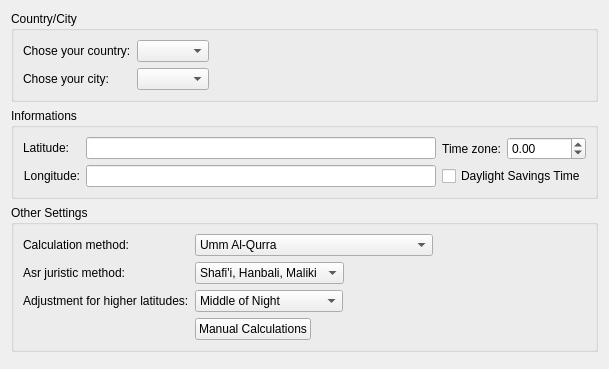
<?xml version="1.0" encoding="UTF-8"?>
<ui version="4.0">
 <class>LocationForm</class>
 <widget class="QWidget" name="LocationForm">
  <property name="geometry">
   <rect>
    <x>0</x>
    <y>0</y>
    <width>609</width>
    <height>369</height>
   </rect>
  </property>
  <property name="windowTitle">
   <string>Location</string>
  </property>
  <layout class="QVBoxLayout" name="verticalLayout">
   <item>
    <widget class="QGroupBox" name="locationGroupBox">
     <property name="title">
      <string>Country/City</string>
     </property>
     <layout class="QFormLayout" name="formLayout">
      <property name="fieldGrowthPolicy">
       <enum>QFormLayout::ExpandingFieldsGrow</enum>
      </property>
      <item row="0" column="0">
       <widget class="QLabel" name="countriesLabel">
        <property name="text">
         <string>Chose your country:</string>
        </property>
        <property name="buddy">
         <cstring>countriesComboBox</cstring>
        </property>
       </widget>
      </item>
      <item row="0" column="1">
       <widget class="QComboBox" name="countriesComboBox"/>
      </item>
      <item row="2" column="0">
       <widget class="QLabel" name="citiesLabel">
        <property name="text">
         <string>Chose your city:</string>
        </property>
        <property name="alignment">
         <set>Qt::AlignRight|Qt::AlignTrailing|Qt::AlignVCenter</set>
        </property>
        <property name="buddy">
         <cstring>citiesComboBox</cstring>
        </property>
       </widget>
      </item>
      <item row="2" column="1">
       <widget class="QComboBox" name="citiesComboBox"/>
      </item>
     </layout>
    </widget>
   </item>
   <item>
    <widget class="QGroupBox" name="groupBox">
     <property name="title">
      <string>Informations</string>
     </property>
     <layout class="QHBoxLayout" name="horizontalLayout">
      <item>
       <layout class="QFormLayout" name="formLayout_2">
        <item row="0" column="0">
         <widget class="QLabel" name="latitudeLabel">
          <property name="text">
           <string>Latitude:</string>
          </property>
          <property name="alignment">
           <set>Qt::AlignRight|Qt::AlignTrailing|Qt::AlignVCenter</set>
          </property>
          <property name="buddy">
           <cstring>latitudeLineEdit</cstring>
          </property>
         </widget>
        </item>
        <item row="0" column="1">
         <widget class="QLineEdit" name="latitudeLineEdit">
          <property name="inputMask">
           <string/>
          </property>
          <property name="maxLength">
           <number>13</number>
          </property>
         </widget>
        </item>
        <item row="1" column="0">
         <widget class="QLabel" name="longitudeLabel">
          <property name="text">
           <string>Longitude:</string>
          </property>
          <property name="alignment">
           <set>Qt::AlignRight|Qt::AlignTrailing|Qt::AlignVCenter</set>
          </property>
          <property name="buddy">
           <cstring>longitudeLineEdit</cstring>
          </property>
         </widget>
        </item>
        <item row="1" column="1">
         <widget class="QLineEdit" name="longitudeLineEdit">
          <property name="maxLength">
           <number>13</number>
          </property>
         </widget>
        </item>
       </layout>
      </item>
      <item>
       <layout class="QFormLayout" name="formLayout_4">
        <item row="0" column="0">
         <widget class="QLabel" name="timeZoneLabel">
          <property name="text">
           <string>Time zone:</string>
          </property>
          <property name="alignment">
           <set>Qt::AlignRight|Qt::AlignTrailing|Qt::AlignVCenter</set>
          </property>
          <property name="buddy">
           <cstring>timeZoneSpinBox</cstring>
          </property>
         </widget>
        </item>
        <item row="1" column="0" colspan="2">
         <widget class="QCheckBox" name="dayLightCheckBox">
          <property name="text">
           <string>Daylight Savings Time</string>
          </property>
         </widget>
        </item>
        <item row="0" column="1">
         <widget class="QDoubleSpinBox" name="timeZoneSpinBox">
          <property name="decimals">
           <number>2</number>
          </property>
          <property name="minimum">
           <double>-12.000000000000000</double>
          </property>
          <property name="maximum">
           <double>14.000000000000000</double>
          </property>
          <property name="singleStep">
           <double>0.050000000000000</double>
          </property>
         </widget>
        </item>
       </layout>
      </item>
     </layout>
    </widget>
   </item>
   <item>
    <widget class="QGroupBox" name="otherSettingsGroupBox">
     <property name="title">
      <string>Other Settings</string>
     </property>
     <layout class="QFormLayout" name="formLayout_3">
      <property name="fieldGrowthPolicy">
       <enum>QFormLayout::ExpandingFieldsGrow</enum>
      </property>
      <item row="1" column="0">
       <widget class="QLabel" name="calenderLabel">
        <property name="text">
         <string>Calculation method:</string>
        </property>
        <property name="alignment">
         <set>Qt::AlignRight|Qt::AlignTrailing|Qt::AlignVCenter</set>
        </property>
        <property name="buddy">
         <cstring>calcMethodComboBox</cstring>
        </property>
       </widget>
      </item>
      <item row="1" column="1">
       <widget class="QComboBox" name="calcMethodComboBox">
        <item>
         <property name="text">
          <string>Umm Al-Qurra</string>
         </property>
        </item>
        <item>
         <property name="text">
          <string>Egyptian General Authority of Survey</string>
         </property>
        </item>
        <item>
         <property name="text">
          <string>University of Islamic Sciences, Karachi</string>
         </property>
        </item>
        <item>
         <property name="text">
          <string>Islamic Society of North America</string>
         </property>
        </item>
        <item>
         <property name="text">
          <string>Muslim World League</string>
         </property>
        </item>
       </widget>
      </item>
      <item row="3" column="0">
       <widget class="QLabel" name="mathabLabel">
        <property name="text">
         <string>Asr juristic method:</string>
        </property>
        <property name="alignment">
         <set>Qt::AlignRight|Qt::AlignTrailing|Qt::AlignVCenter</set>
        </property>
        <property name="buddy">
         <cstring>asrJuristicComboBox</cstring>
        </property>
       </widget>
      </item>
      <item row="3" column="1">
       <widget class="QComboBox" name="asrJuristicComboBox">
        <item>
         <property name="text">
          <string>Shafi'i, Hanbali, Maliki</string>
         </property>
        </item>
        <item>
         <property name="text">
          <string>Hanafi</string>
         </property>
        </item>
       </widget>
      </item>
      <item row="5" column="1">
       <widget class="QPushButton" name="manualCalcButton">
        <property name="text">
         <string>Manual Calculations</string>
        </property>
       </widget>
      </item>
      <item row="4" column="1">
       <widget class="QComboBox" name="highLatComboBox">
        <property name="currentIndex">
         <number>1</number>
        </property>
        <item>
         <property name="text">
          <string>None</string>
         </property>
        </item>
        <item>
         <property name="text">
          <string>Middle of Night</string>
         </property>
        </item>
        <item>
         <property name="text">
          <string>One-Seventh of Night</string>
         </property>
        </item>
        <item>
         <property name="text">
          <string>Angle-Based</string>
         </property>
        </item>
       </widget>
      </item>
      <item row="4" column="0">
       <widget class="QLabel" name="highLatLabel">
        <property name="text">
         <string>Adjustment for higher latitudes:</string>
        </property>
       </widget>
      </item>
     </layout>
    </widget>
   </item>
   <item>
    <spacer name="verticalSpacer">
     <property name="orientation">
      <enum>Qt::Vertical</enum>
     </property>
     <property name="sizeHint" stdset="0">
      <size>
       <width>20</width>
       <height>40</height>
      </size>
     </property>
    </spacer>
   </item>
  </layout>
 </widget>
 <tabstops>
  <tabstop>countriesComboBox</tabstop>
  <tabstop>citiesComboBox</tabstop>
  <tabstop>latitudeLineEdit</tabstop>
  <tabstop>longitudeLineEdit</tabstop>
  <tabstop>calcMethodComboBox</tabstop>
  <tabstop>asrJuristicComboBox</tabstop>
 </tabstops>
 <resources/>
 <connections/>
</ui>
